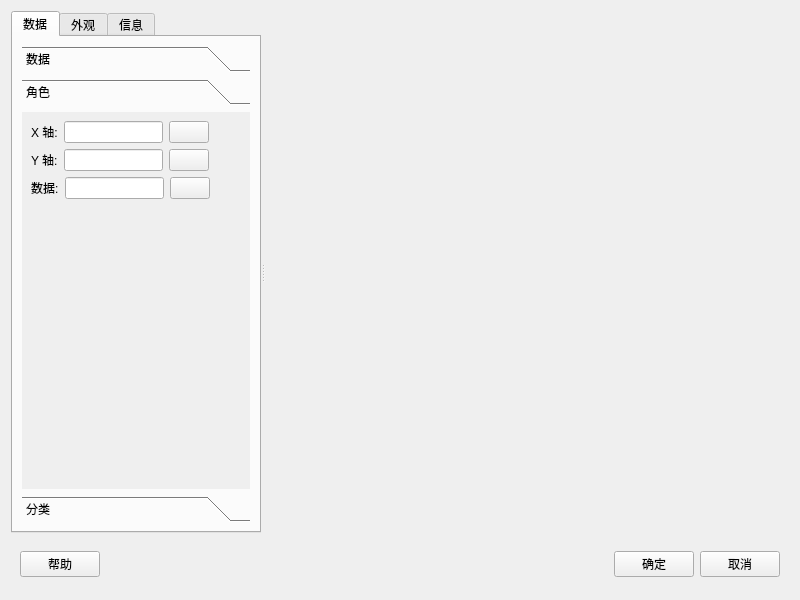
<?xml version="1.0" encoding="UTF-8"?>
<ui version="4.0">
 <class>Form</class>
 <widget class="QWidget" name="Form">
  <property name="geometry">
   <rect>
    <x>0</x>
    <y>0</y>
    <width>800</width>
    <height>600</height>
   </rect>
  </property>
  <property name="windowTitle">
   <string>图形</string>
  </property>
  <layout class="QVBoxLayout" name="verticalLayout">
   <item>
    <widget class="QSplitter" name="splitter">
     <property name="orientation">
      <enum>Qt::Horizontal</enum>
     </property>
     <widget class="QWidget" name="widget" native="true">
      <property name="maximumSize">
       <size>
        <width>250</width>
        <height>16777215</height>
       </size>
      </property>
      <layout class="QHBoxLayout" name="horizontalLayout">
       <property name="leftMargin">
        <number>0</number>
       </property>
       <property name="topMargin">
        <number>0</number>
       </property>
       <property name="rightMargin">
        <number>0</number>
       </property>
       <property name="bottomMargin">
        <number>0</number>
       </property>
       <item>
        <widget class="QTabWidget" name="tabWidget">
         <property name="tabPosition">
          <enum>QTabWidget::North</enum>
         </property>
         <property name="tabShape">
          <enum>QTabWidget::Rounded</enum>
         </property>
         <property name="currentIndex">
          <number>0</number>
         </property>
         <property name="elideMode">
          <enum>Qt::ElideLeft</enum>
         </property>
         <widget class="QWidget" name="tab_data">
          <attribute name="title">
           <string>数据</string>
          </attribute>
          <layout class="QVBoxLayout" name="verticalLayout_4">
           <item>
            <widget class="QToolBox" name="toolBox_2">
             <property name="frameShape">
              <enum>QFrame::NoFrame</enum>
             </property>
             <property name="frameShadow">
              <enum>QFrame::Plain</enum>
             </property>
             <property name="lineWidth">
              <number>1</number>
             </property>
             <property name="midLineWidth">
              <number>0</number>
             </property>
             <property name="currentIndex">
              <number>1</number>
             </property>
             <property name="tabSpacing">
              <number>7</number>
             </property>
             <widget class="QWidget" name="page_6">
              <property name="geometry">
               <rect>
                <x>0</x>
                <y>0</y>
                <width>222</width>
                <height>376</height>
               </rect>
              </property>
              <attribute name="label">
               <string>数据</string>
              </attribute>
              <layout class="QVBoxLayout" name="verticalLayout_3">
               <item>
                <layout class="QHBoxLayout" name="horizontalLayout_11">
                 <item>
                  <widget class="QLabel" name="label_7">
                   <property name="text">
                    <string>数据:</string>
                   </property>
                  </widget>
                 </item>
                 <item>
                  <widget class="QLineEdit" name="lineEdit"/>
                 </item>
                 <item>
                  <widget class="QPushButton" name="pushButton_3">
                   <property name="text">
                    <string/>
                   </property>
                   <property name="icon">
                    <iconset resource="../pyqtsource.qrc">
                     <normaloff>:/pyqt/source/images/sc_dataarearefresh.png</normaloff>:/pyqt/source/images/sc_dataarearefresh.png</iconset>
                   </property>
                  </widget>
                 </item>
                 <item>
                  <spacer name="horizontalSpacer_8">
                   <property name="orientation">
                    <enum>Qt::Horizontal</enum>
                   </property>
                   <property name="sizeHint" stdset="0">
                    <size>
                     <width>40</width>
                     <height>20</height>
                    </size>
                   </property>
                  </spacer>
                 </item>
                </layout>
               </item>
               <item>
                <spacer name="verticalSpacer_2">
                 <property name="orientation">
                  <enum>Qt::Vertical</enum>
                 </property>
                 <property name="sizeHint" stdset="0">
                  <size>
                   <width>20</width>
                   <height>40</height>
                  </size>
                 </property>
                </spacer>
               </item>
              </layout>
             </widget>
             <widget class="QWidget" name="page_7">
              <property name="geometry">
               <rect>
                <x>0</x>
                <y>0</y>
                <width>222</width>
                <height>376</height>
               </rect>
              </property>
              <attribute name="icon">
               <iconset resource="../pyqtsource.qrc">
                <normaloff>:/pyqt/source/images/arrow-down.svg</normaloff>:/pyqt/source/images/arrow-down.svg</iconset>
              </attribute>
              <attribute name="label">
               <string>角色</string>
              </attribute>
              <layout class="QVBoxLayout" name="verticalLayout_5">
               <item>
                <layout class="QHBoxLayout" name="horizontalLayout_12">
                 <item>
                  <widget class="QLabel" name="label_8">
                   <property name="text">
                    <string>X 轴:</string>
                   </property>
                  </widget>
                 </item>
                 <item>
                  <widget class="QLineEdit" name="lineEdit_2"/>
                 </item>
                 <item>
                  <widget class="QPushButton" name="pushButton_4">
                   <property name="text">
                    <string/>
                   </property>
                  </widget>
                 </item>
                 <item>
                  <spacer name="horizontalSpacer_9">
                   <property name="orientation">
                    <enum>Qt::Horizontal</enum>
                   </property>
                   <property name="sizeHint" stdset="0">
                    <size>
                     <width>40</width>
                     <height>20</height>
                    </size>
                   </property>
                  </spacer>
                 </item>
                </layout>
               </item>
               <item>
                <layout class="QHBoxLayout" name="horizontalLayout_13">
                 <item>
                  <widget class="QLabel" name="label_9">
                   <property name="text">
                    <string>Y 轴:</string>
                   </property>
                  </widget>
                 </item>
                 <item>
                  <widget class="QLineEdit" name="lineEdit_3"/>
                 </item>
                 <item>
                  <widget class="QPushButton" name="pushButton_5">
                   <property name="text">
                    <string/>
                   </property>
                  </widget>
                 </item>
                 <item>
                  <spacer name="horizontalSpacer_10">
                   <property name="orientation">
                    <enum>Qt::Horizontal</enum>
                   </property>
                   <property name="sizeHint" stdset="0">
                    <size>
                     <width>40</width>
                     <height>20</height>
                    </size>
                   </property>
                  </spacer>
                 </item>
                </layout>
               </item>
               <item>
                <layout class="QHBoxLayout" name="horizontalLayout_14">
                 <item>
                  <widget class="QLabel" name="label_10">
                   <property name="text">
                    <string>数据:</string>
                   </property>
                  </widget>
                 </item>
                 <item>
                  <widget class="QLineEdit" name="lineEdit_4"/>
                 </item>
                 <item>
                  <widget class="QPushButton" name="pushButton_6">
                   <property name="text">
                    <string/>
                   </property>
                  </widget>
                 </item>
                 <item>
                  <spacer name="horizontalSpacer_11">
                   <property name="orientation">
                    <enum>Qt::Horizontal</enum>
                   </property>
                   <property name="sizeHint" stdset="0">
                    <size>
                     <width>40</width>
                     <height>20</height>
                    </size>
                   </property>
                  </spacer>
                 </item>
                </layout>
               </item>
               <item>
                <spacer name="verticalSpacer_3">
                 <property name="orientation">
                  <enum>Qt::Vertical</enum>
                 </property>
                 <property name="sizeHint" stdset="0">
                  <size>
                   <width>20</width>
                   <height>40</height>
                  </size>
                 </property>
                </spacer>
               </item>
              </layout>
             </widget>
             <widget class="QWidget" name="page_8">
              <property name="geometry">
               <rect>
                <x>0</x>
                <y>0</y>
                <width>222</width>
                <height>376</height>
               </rect>
              </property>
              <attribute name="label">
               <string>分类</string>
              </attribute>
             </widget>
            </widget>
           </item>
          </layout>
         </widget>
         <widget class="QWidget" name="tab_style">
          <attribute name="title">
           <string>外观</string>
          </attribute>
          <layout class="QHBoxLayout" name="horizontalLayout_4">
           <item>
            <widget class="QToolBox" name="toolBox">
             <property name="currentIndex">
              <number>1</number>
             </property>
             <widget class="QWidget" name="page">
              <property name="geometry">
               <rect>
                <x>0</x>
                <y>0</y>
                <width>98</width>
                <height>28</height>
               </rect>
              </property>
              <attribute name="label">
               <string>基本</string>
              </attribute>
             </widget>
             <widget class="QWidget" name="page_2">
              <property name="geometry">
               <rect>
                <x>0</x>
                <y>0</y>
                <width>222</width>
                <height>321</height>
               </rect>
              </property>
              <attribute name="label">
               <string>X 轴</string>
              </attribute>
             </widget>
             <widget class="QWidget" name="page_3">
              <property name="geometry">
               <rect>
                <x>0</x>
                <y>0</y>
                <width>98</width>
                <height>28</height>
               </rect>
              </property>
              <attribute name="label">
               <string>Y 轴</string>
              </attribute>
             </widget>
             <widget class="QWidget" name="page_4">
              <property name="geometry">
               <rect>
                <x>0</x>
                <y>0</y>
                <width>98</width>
                <height>28</height>
               </rect>
              </property>
              <attribute name="label">
               <string>标题和脚注</string>
              </attribute>
              <widget class="QWidget" name="layoutWidget_7">
               <property name="geometry">
                <rect>
                 <x>10</x>
                 <y>10</y>
                 <width>208</width>
                 <height>26</height>
                </rect>
               </property>
               <layout class="QHBoxLayout" name="horizontalLayout_15">
                <item>
                 <widget class="QLabel" name="label_11">
                  <property name="text">
                   <string>标题:</string>
                  </property>
                 </widget>
                </item>
                <item>
                 <widget class="QLineEdit" name="lineEdit_5"/>
                </item>
                <item>
                 <spacer name="horizontalSpacer_12">
                  <property name="orientation">
                   <enum>Qt::Horizontal</enum>
                  </property>
                  <property name="sizeHint" stdset="0">
                   <size>
                    <width>40</width>
                    <height>20</height>
                   </size>
                  </property>
                 </spacer>
                </item>
               </layout>
              </widget>
              <widget class="QWidget" name="layoutWidget_8">
               <property name="geometry">
                <rect>
                 <x>10</x>
                 <y>40</y>
                 <width>208</width>
                 <height>26</height>
                </rect>
               </property>
               <layout class="QHBoxLayout" name="horizontalLayout_16">
                <item>
                 <widget class="QLabel" name="label_12">
                  <property name="text">
                   <string>标题字体大小:</string>
                  </property>
                 </widget>
                </item>
                <item>
                 <widget class="QSpinBox" name="spinBox">
                  <property name="value">
                   <number>14</number>
                  </property>
                 </widget>
                </item>
                <item>
                 <spacer name="horizontalSpacer_13">
                  <property name="orientation">
                   <enum>Qt::Horizontal</enum>
                  </property>
                  <property name="sizeHint" stdset="0">
                   <size>
                    <width>40</width>
                    <height>20</height>
                   </size>
                  </property>
                 </spacer>
                </item>
               </layout>
              </widget>
              <widget class="QWidget" name="layoutWidget_9">
               <property name="geometry">
                <rect>
                 <x>10</x>
                 <y>100</y>
                 <width>208</width>
                 <height>26</height>
                </rect>
               </property>
               <layout class="QHBoxLayout" name="horizontalLayout_17">
                <item>
                 <widget class="QLabel" name="label_13">
                  <property name="text">
                   <string>脚注字体大小:</string>
                  </property>
                 </widget>
                </item>
                <item>
                 <widget class="QSpinBox" name="spinBox_2">
                  <property name="value">
                   <number>12</number>
                  </property>
                 </widget>
                </item>
                <item>
                 <spacer name="horizontalSpacer_14">
                  <property name="orientation">
                   <enum>Qt::Horizontal</enum>
                  </property>
                  <property name="sizeHint" stdset="0">
                   <size>
                    <width>40</width>
                    <height>20</height>
                   </size>
                  </property>
                 </spacer>
                </item>
               </layout>
              </widget>
              <widget class="QWidget" name="layoutWidget_10">
               <property name="geometry">
                <rect>
                 <x>10</x>
                 <y>70</y>
                 <width>208</width>
                 <height>26</height>
                </rect>
               </property>
               <layout class="QHBoxLayout" name="horizontalLayout_18">
                <item>
                 <widget class="QLabel" name="label_14">
                  <property name="text">
                   <string>脚注:</string>
                  </property>
                 </widget>
                </item>
                <item>
                 <widget class="QLineEdit" name="lineEdit_6"/>
                </item>
                <item>
                 <spacer name="horizontalSpacer_15">
                  <property name="orientation">
                   <enum>Qt::Horizontal</enum>
                  </property>
                  <property name="sizeHint" stdset="0">
                   <size>
                    <width>40</width>
                    <height>20</height>
                   </size>
                  </property>
                 </spacer>
                </item>
               </layout>
              </widget>
             </widget>
             <widget class="QWidget" name="page_5">
              <property name="geometry">
               <rect>
                <x>0</x>
                <y>0</y>
                <width>189</width>
                <height>118</height>
               </rect>
              </property>
              <attribute name="label">
               <string>图形大小</string>
              </attribute>
              <layout class="QVBoxLayout" name="verticalLayout_2">
               <item>
                <layout class="QHBoxLayout" name="horizontalLayout_5">
                 <item>
                  <widget class="QLabel" name="label">
                   <property name="text">
                    <string>单位:</string>
                   </property>
                  </widget>
                 </item>
                 <item>
                  <widget class="QComboBox" name="comboBox">
                   <item>
                    <property name="text">
                     <string>像素（默认）</string>
                    </property>
                   </item>
                   <item>
                    <property name="text">
                     <string>厘米</string>
                    </property>
                   </item>
                   <item>
                    <property name="text">
                     <string>英寸</string>
                    </property>
                   </item>
                  </widget>
                 </item>
                 <item>
                  <spacer name="horizontalSpacer_2">
                   <property name="orientation">
                    <enum>Qt::Horizontal</enum>
                   </property>
                   <property name="sizeHint" stdset="0">
                    <size>
                     <width>40</width>
                     <height>20</height>
                    </size>
                   </property>
                  </spacer>
                 </item>
                </layout>
               </item>
               <item>
                <layout class="QHBoxLayout" name="horizontalLayout_6">
                 <item>
                  <widget class="QLabel" name="label_2">
                   <property name="text">
                    <string>宽度:</string>
                   </property>
                  </widget>
                 </item>
                 <item>
                  <widget class="QDoubleSpinBox" name="doubleSpinBox">
                   <property name="minimum">
                    <double>1.000000000000000</double>
                   </property>
                   <property name="maximum">
                    <double>10000.000000000000000</double>
                   </property>
                   <property name="value">
                    <double>400.000000000000000</double>
                   </property>
                  </widget>
                 </item>
                 <item>
                  <spacer name="horizontalSpacer_3">
                   <property name="orientation">
                    <enum>Qt::Horizontal</enum>
                   </property>
                   <property name="sizeHint" stdset="0">
                    <size>
                     <width>40</width>
                     <height>20</height>
                    </size>
                   </property>
                  </spacer>
                 </item>
                </layout>
               </item>
               <item>
                <layout class="QHBoxLayout" name="horizontalLayout_7">
                 <item>
                  <widget class="QLabel" name="label_3">
                   <property name="text">
                    <string>高度:</string>
                   </property>
                  </widget>
                 </item>
                 <item>
                  <widget class="QDoubleSpinBox" name="doubleSpinBox_2">
                   <property name="minimum">
                    <double>1.000000000000000</double>
                   </property>
                   <property name="maximum">
                    <double>10000.000000000000000</double>
                   </property>
                   <property name="value">
                    <double>300.000000000000000</double>
                   </property>
                  </widget>
                 </item>
                 <item>
                  <spacer name="horizontalSpacer_4">
                   <property name="orientation">
                    <enum>Qt::Horizontal</enum>
                   </property>
                   <property name="sizeHint" stdset="0">
                    <size>
                     <width>40</width>
                     <height>20</height>
                    </size>
                   </property>
                  </spacer>
                 </item>
                </layout>
               </item>
               <item>
                <spacer name="verticalSpacer">
                 <property name="orientation">
                  <enum>Qt::Vertical</enum>
                 </property>
                 <property name="sizeHint" stdset="0">
                  <size>
                   <width>20</width>
                   <height>40</height>
                  </size>
                 </property>
                </spacer>
               </item>
              </layout>
             </widget>
            </widget>
           </item>
          </layout>
         </widget>
         <widget class="QWidget" name="tab_info">
          <attribute name="title">
           <string>信息</string>
          </attribute>
         </widget>
        </widget>
       </item>
      </layout>
     </widget>
     <widget class="QWidget" name="widget_2" native="true">
      <layout class="QHBoxLayout" name="horizontalLayout_2"/>
     </widget>
    </widget>
   </item>
   <item>
    <widget class="QWidget" name="widget_3" native="true">
     <property name="maximumSize">
      <size>
       <width>16777215</width>
       <height>50</height>
      </size>
     </property>
     <layout class="QHBoxLayout" name="horizontalLayout_3">
      <item>
       <widget class="QPushButton" name="pushButton_help">
        <property name="text">
         <string>帮助</string>
        </property>
       </widget>
      </item>
      <item>
       <spacer name="horizontalSpacer">
        <property name="orientation">
         <enum>Qt::Horizontal</enum>
        </property>
        <property name="sizeHint" stdset="0">
         <size>
          <width>40</width>
          <height>20</height>
         </size>
        </property>
       </spacer>
      </item>
      <item>
       <widget class="QPushButton" name="pushButton_ok">
        <property name="text">
         <string>确定</string>
        </property>
       </widget>
      </item>
      <item>
       <widget class="QPushButton" name="pushButton_cancel">
        <property name="text">
         <string>取消</string>
        </property>
       </widget>
      </item>
     </layout>
    </widget>
   </item>
  </layout>
 </widget>
 <resources>
  <include location="../pyqtsource.qrc"/>
 </resources>
 <connections/>
</ui>
